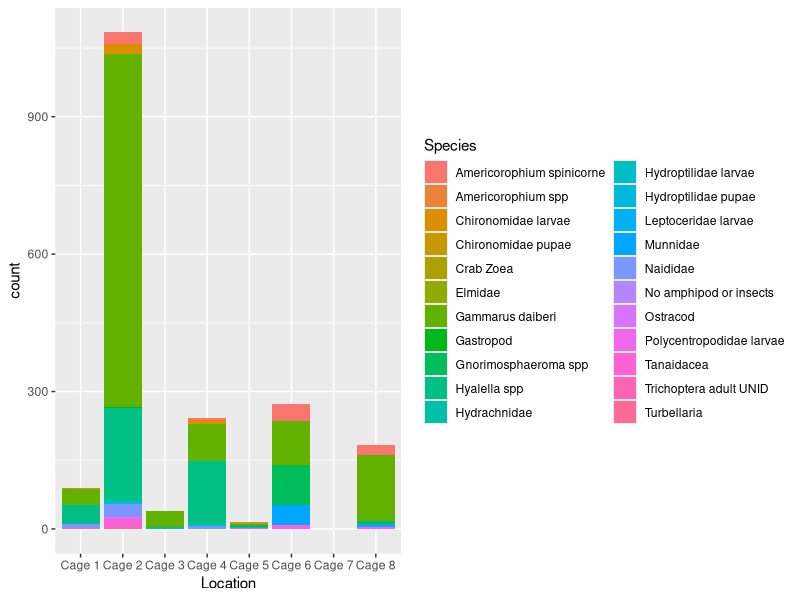
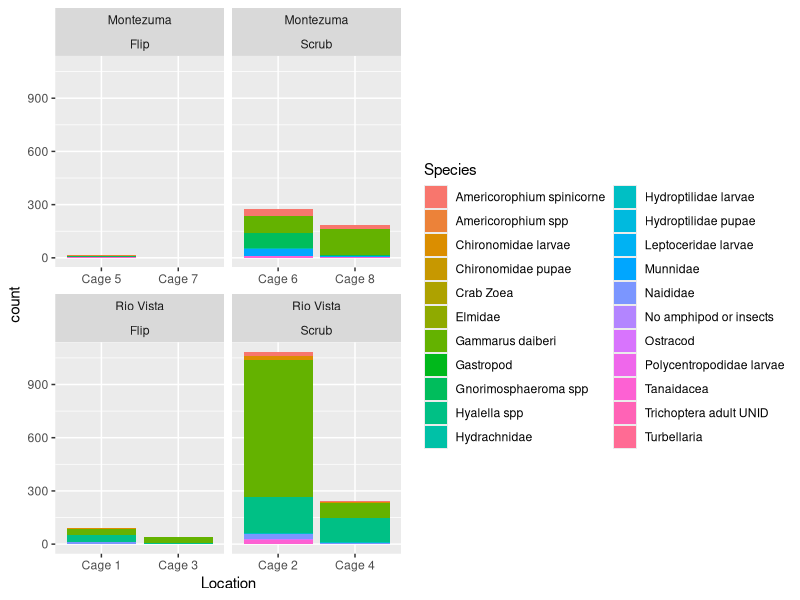
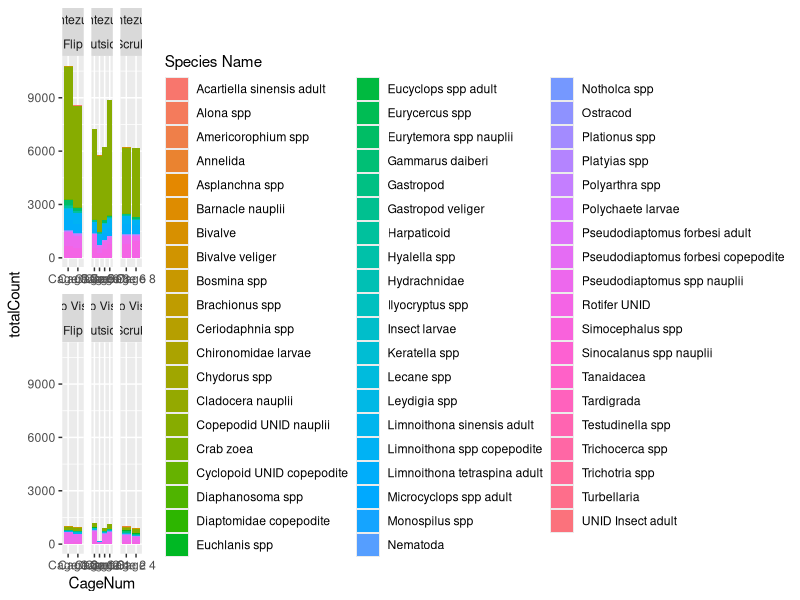
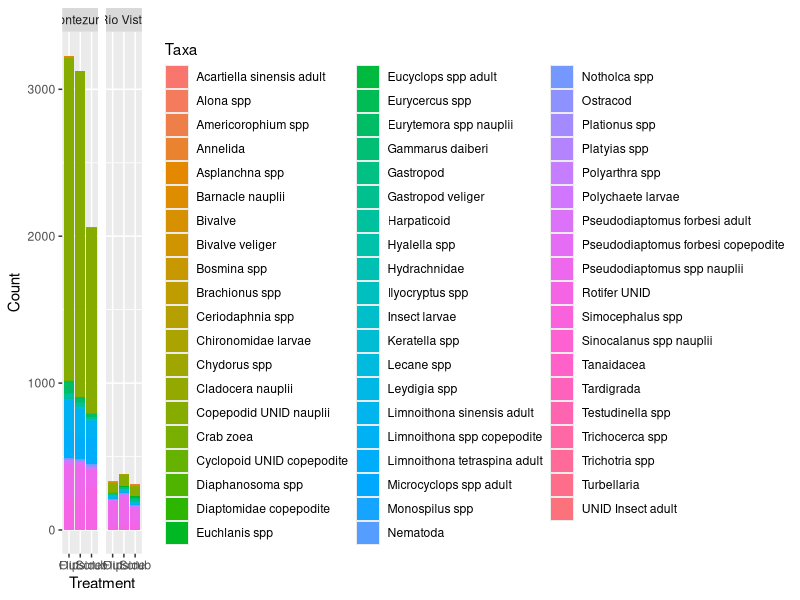
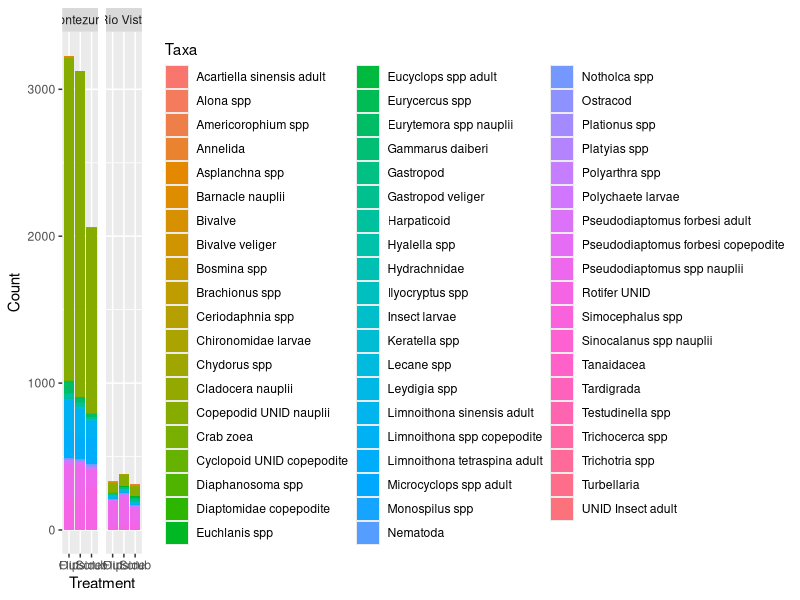

Generate these figures, in order, with R: (Note: this script raises an error after producing the figures.)
#look at thte biofoulidng data because I can't help myself

library(readxl)
library(tidyverse)
library(lubridate)

amphipods = read_excel("data/DWR_CageZoop2023_Complete_TEC_1.22.2024.xlsx",
                       sheet = "Amph Data")
ggplot(amphipods, aes(x = Location, y = count, fill = Species)) + geom_col()

treatments = data.frame(Location = c("Cage 1", "Cage 2", "Cage 3", "Cage 4",
                                     "Cage 5", "Cage 6", "Cage 7", "Cage 8"),
                        Treatment = c("Flip", "Scrub", "Flip", "Scrub",
                                      "Flip", "Scrub", "Flip", "Scrub"))
amphipods = left_join(amphipods, treatments)

ggplot(amphipods, aes(x = Location, y = count, fill = Species)) + geom_col()+
  facet_wrap(Site~Treatment, scales = "free_x")


#amphipod community matrix

amphwide = pivot_wider(amphipods, id_cols = c(Location, Date, Site), names_from = Species, values_from = total_count,
                       values_fn = sum, values_fill =0)

###################################################################


zoops = read_excel("data/DWR_CageZoop2023_Complete_TEC_1.22.2024.xlsx",
                       sheet = "Zoop Data") 

zoops = mutate(zoops, uniqueID = paste(Date, Location))

zoops = mutate(zoops, InOut = case_when(str_detect(Location, "Outside") ~ "Outside",
                                        str_detect(Location, "Inside") ~ "Inside"),
               CageNum = str_sub(Location, 1, 6)) %>%
  left_join(treatments, by = c("CageNum" = "Location")) %>%
  mutate(Treatment = case_when(InOut == "Outside" ~ "Outside",
                               TRUE ~ Treatment),
         Week = week(Date),
         SampleID = paste(CageNum, Date, InOut),
         totalCount = Count*`Sample Volume (mL)`/`# of Subsamples`)

#this is misleading....
ggplot(zoops, aes(x = CageNum, y = totalCount, fill = `Species Name`)) + geom_col()+
  facet_wrap(Site~Treatment, scales = "free_x")

#calculate average CPUE of each taxa
zoopavetaxa = pivot_wider(zoops, id_cols = c(SampleID, CageNum, Treatment, Date, InOut, Site),
                          names_from = `Species Name`, values_from =totalCount, values_fill = 0)

zoopwzeros = pivot_longer(zoopavetaxa, cols = `Copepodid UNID nauplii`:last_col(), 
                          names_to = "Taxa", values_to = "Count")

zoopavetaxa2 = group_by(zoopwzeros, Treatment, InOut, Site, Taxa) %>%
  summarize(Count = mean(Count))
ggplot(zoopavetaxa2, aes(x = Treatment, y = Count, fill = Taxa)) + geom_col()+
  facet_wrap(Site~., scales = "free_x")


ggplot(zoopavetaxa2, aes(x = Treatment, y = Count, fill = Taxa)) + geom_col()+
  facet_wrap(Site~., scales = "free_x")

#rare things as 'other'

zooptax = group_by(zoopwzeros, Taxa) %>%
  summarize(totcount = sum(Count))

raretax = zooptax$Taxa[which(zooptax$totcount <40)]

zoopavetaxa2b = zoopwzeros %>%
  mutate(Tax2 = case_when(Taxa %in% raretax~ "Other",
                           TRUE ~ Taxa) ) %>%
  group_by(SampleID, Treatment, InOut, Site, Tax2) %>%
  summarize(Count = sum(Count))%>%
  group_by(Treatment, InOut, Site, Tax2) %>%
  summarize(Count = mean(Count))

library(RColorBrewer)
mypal = c(brewer.pal(8, "Dark2"), brewer.pal(8, "Set2"), "yellow", "orange", "purple", "grey", "brown",
          "red", "lightgreen", "white")

ggplot(zoopavetaxa2b, aes(x = Treatment, y = Count, fill = Tax2)) + geom_col()+
  facet_wrap(Site~., scales = "free_x")+
  scale_fill_manual(values = mypal)


#take out rotifers and copepod nauplii

zoopavetaxa2bx = filter(zoopwzeros, !str_detect(Taxa, "nauplii"), !str_detect(Taxa, "Rotifer"),
                        !str_detect(Taxa, "Euchlanis"), !str_detect(Taxa, "Keratella"), !str_detect(Taxa, "Lecane"))



zooptaxa = group_by(zoopavetaxa2bx, Taxa) %>%
  summarize(totcount = sum(Count))

raretax = zooptaxa$Taxa[which(zooptaxa$totcount <20)]

zoopavetaxa2b = zoopavetaxa2bx %>%
  mutate(Tax2 = case_when(Taxa %in% raretax~ "Other",
                          TRUE ~ Taxa) ) %>%
  group_by(SampleID, Treatment, InOut, Site, Tax2) %>%
  summarize(Count = sum(Count))%>%
  group_by(Treatment, InOut, Site, Tax2) %>%
  summarize(Count = mean(Count))


ggplot(zoopavetaxa2b, aes(x = Treatment, y = Count, fill = Tax2)) + geom_col()+
  facet_wrap(Site~., scales = "free_x")+
  scale_fill_manual(values = mypal)


ggplot(zoopavetaxa2, aes(x = Treatment, y = Count, fill = Taxa)) + geom_col()+
  facet_wrap(Site~., scales = "free_x")

#just plot average total CPUE
zoopave = group_by(zoops, Treatment, InOut, Site, CageNum, Week) %>%
  summarize(CPUE = sum(Count)) %>%
  group_by(Treatment, InOut, Site, Week) %>%
  summarize(CPUE = mean(CPUE))
  

ggplot(zoopave, aes(x = Treatment, y = CPUE)) + geom_col()+
  facet_wrap(Site~Week, scales = "free_x")

zoopave2 = group_by(zoopave, Treatment, Site) %>%
  summarize(CPUEm = mean(CPUE), secpue = sd(CPUE))



ggplot(zoopave2, aes(x = Treatment, y = CPUEm)) + geom_col()+
  facet_wrap(Site~., scales = "free_x")+
  geom_errorbar(aes(ymin = CPUEm-secpue, ymax = CPUEm+secpue))

###########################################################

diets = read_excel("data/DSM Cage Diets 2019-2023.xlsx", sheet = "2023")

ggplot(diets, aes(x = Tag, y = Count, fill = `Prey Taxa`)) + geom_col()+
  facet_wrap(Treatment~Site, scales = "free_x")

ggplot(diets, aes(x = Tag, y = Count, fill = `Prey Taxa`)) + geom_col(position = "fill")+
  facet_wrap(Treatment~Site, scales = "free_x")

weights = group_by(diets, Treatment, Site, Tag) %>%
  summarize(Weight = mean(`Total Contents Weight`))


ggplot(weights, aes(x = Tag, y = Weight)) + geom_col()+
  facet_wrap(Treatment~Site, scales = "free_x")


ggplot(weights, aes(x = Site, y = Weight)) + geom_boxplot()+
  facet_wrap(~Treatment, scales = "free_x")

hist(weights$Weight)

#transform wieght and change units so it modles better

weights = mutate(weights, Weight_ug = Weight*1000, logweight = log(Weight_ug+1))

hist(weights$Weight_ug)
hist(weights$logweight)

#linear model to look for differnces by weight
dietw = lm(logweight ~ Treatment + Site, data = weights)
plot(dietw)
summary(dietw)
#no significant difference, OK.

#########################################################################
#to integrate the datasets, I first exported a csv of all the unique taxon names and built a crosswalk table
dietbugs = unique(diets$`Prey Taxa`)
write.csv(dietbugs, "data/dietbugs_2023.csv")
amphbugs = unique(amphipods$Species)
write.csv(amphbugs, "data/amphipodtaxa.csv")
zoopbugs = unique(zoops$`Species Name`)
write.csv(zoopbugs, "data/zooptaxa.csv")

crosswalk = read_csv("data/crosswalk.csv")

#now let's integrate diet and zooplankton data

#Once I built the crosswalk, I joined the common names to each dataset
diets2 = left_join(diets, select(crosswalk, Diet, Analy), by = c("Prey Taxa" = "Diet"))

diets2.1 = group_by(diets2, Analy, Site, Treatment, `Cage ID`, Tag) %>%
  summarize(Count = sum(Count, na.rm = T)) %>%
  mutate(CageNum = paste("Cage", `Cage ID`), SampleID = Tag) %>%
  mutate(Type = "Diet")

ggplot(diets2.1, aes(x = CageNum, y = Count, fill = Analy)) + geom_col(position = "fill")+
  facet_wrap(Site~Treatment, scales = "free_x")+
  scale_fill_manual(values = mypal)

  

zoops2 = left_join(zoops,select(crosswalk, Zooplankton, Analy), by = c("Species Name" = "Zooplankton") )

zoops2.1 = group_by(zoops2, Analy, Site, CageNum, Treatment, SampleID) %>%
  summarize(Count = sum(Count, na.rm =T)) %>%
  mutate(Type = "Zooplankton")

amps2 = left_join(amphipods, select(crosswalk, Amphipod, Analy), by = c("Species" = "Amphipod")) %>%
  rename(CageNum = Location) %>%
  mutate(SampleID =CageNum)

amps2.1 = group_by(amps2, Analy, Site, CageNum, Treatment, SampleID) %>%
  summarize(Count = sum(total_count, na.rm = T)) %>%
  mutate(Type = "Amphipods")

#bind all the datasets togther

Allbugs = bind_rows(amps2.1, zoops2.1, diets2.1) %>%
  select(-Tag, -`Cage ID`)

library(RColorBrewer)

#quick graph of the raw data

mypal = c(brewer.pal(8, "Dark2"), brewer.pal(8, "Set2"), "tomato", "darkgreen", "yellow")
ggplot(filter(Allbugs, Treatment != "Outside", !is.na(Analy)), aes(x = Type, y = Count, fill = Analy)) + geom_col(position = "fill") +
  facet_wrap(Site~Treatment)+
  scale_fill_manual(values = mypal)

#maybe I should standardize relative abundance by sample first

Allbugs_wide = pivot_wider(arrange(Allbugs, Analy), id_cols = c(Type, Treatment, Site, CageNum, SampleID), 
                           names_from = Analy, values_from = Count, values_fill =0) 


AllbugsRA = Allbugs_wide[,6:25]/rowSums(Allbugs_wide[,6:25]) 
AllbugsRA1 = bind_cols( Allbugs_wide[,1:5], AllbugsRA)

AllbugsRA2 = pivot_longer(AllbugsRA1, cols = c(Amphipoda:last_col()), names_to = "Species", values_to = "RelativeAbundance") %>%
  filter(Species != "NA")

ggplot(filter(AllbugsRA2, Treatment != "Outside"), aes(x = Type, y = RelativeAbundance, fill = Species)) + geom_col(position = "fill") +
  facet_wrap(Site~Treatment)+
  scale_fill_manual(values = mypal)

#not a huge difference

#take out rotifers and nauplii, since htey aren't really eaten

ggplot(filter(AllbugsRA2, Treatment != "Outside", Species != "Rotifer", Species != "Copepod nauplii"), 
       aes(x = Type, y = RelativeAbundance, fill = Species)) + geom_col(position = "fill") +
  facet_wrap(Site~Treatment)+
  scale_fill_manual(values = mypal)

ggplot(filter(AllbugsRA2, Treatment != "Outside", Species != "Rotifer", Species != "Copepod nauplii"), 
       aes(x = CageNum, y = RelativeAbundance, fill = Species)) + geom_col(position = "fill") +
  facet_wrap(Site~Type, scales = "free_x")+
  scale_fill_manual(values = mypal)

ggplot(filter(AllbugsRA2, Treatment != "Outside", Species != "Rotifer", Species != "Copepod nauplii"), 
       aes(x = SampleID, y = RelativeAbundance, fill = Species)) + geom_col(position = "fill") +
  facet_wrap(Site~Type, scales = "free_x")+
  scale_fill_manual(values = mypal)
##############################################################################
library(vegan)
#permanova comparing the three data type, two  sites, and two treatments
datamat = filter(AllbugsRA2, Treatment != "Outside", Species != "Rotifer", Species != "Copepod nauplii") %>%
  pivot_wider(names_from = Species, values_from = RelativeAbundance) 

datamat = datamat[which(rowSums(datamat[,6:22]) !=0),]

foo = as.matrix(datamat[,6:22])
adonis2(foo ~ Treatment + Site + Type, data = datamat, na.rm = TRUE)




bugsMDS = metaMDS(foo)

bdata.scores <- as_tibble(scores(bugsMDS, display = "sites"))
bdata.sps <- bugsMDS$species
bdata.sps2 =  mutate(as.data.frame(bdata.sps), Species = row.names(bdata.sps))
# Combine metadata with NMDS data scores to plot in ggplot
bmeta <- cbind(datamat[,1:5], bdata.scores)
# Read in years as a character otherwise it shows up as a number and gets displayed as a gradient

ggplot(bmeta,
       aes(x = NMDS1, y = NMDS2, fill = Type)) +
  geom_point(size = 3,
             pch = 21,
             color = "black") +
  stat_ellipse(aes(color = Site)) +
  labs(color = "Site",
       x = NULL,
       y = NULL)

ggplot(bmeta,
       aes(x = NMDS1, y = NMDS2, fill = Type, shape = Site)) +
  geom_point(size = 3,
             pch = 21,
             color = "black") +

  stat_ellipse(aes(linetype = Site, color = Type)) +
  geom_text(data = bdata.sps2, aes(x = MDS1, y = MDS2, label = Species), inherit.aes = FALSE)+
   scale_color_manual(values = c("tomato", "steelblue", "yellow3"))+
  scale_fill_manual(values = c("tomato", "steelblue", "yellow3"))+ 
  theme_bw()+
  labs(color = "Site",
       x = NULL,
       y = NULL)


############################################################





#now just the diets
datamatdiet = filter(AllbugsRA2, 
                     Type == "Diet") %>%
  pivot_wider(names_from = Species, values_from = RelativeAbundance) 

datamatdiet = datamat[which(rowSums(datamatdiet[,6:22]) !=0),]
colSums(datamatdiet[,6:22])


foodiet = as.matrix(datamatdiet[,6:22])
adonis2(foodiet ~ Treatment + Site, data = datamatdiet, na.rm = TRUE)

dietMDS = metaMDS(foodiet)

data.scores <- as_tibble(scores(dietMDS, display = "sites"))
data.sps <- dietMDS$species
 data.sps2 =  mutate(as.data.frame(data.sps), Species = row.names(data.sps))
# Combine metadata with NMDS data scores to plot in ggplot
meta <- cbind(datamatdiet[,1:5], data.scores)
# Read in years as a character otherwise it shows up as a number and gets displayed as a gradient

ggplot(meta,
       aes(x = NMDS1, y = NMDS2, fill = Site)) +
  geom_point(size = 3,
             pch = 21,
             color = "black") +
  stat_ellipse(aes(color = Site)) +
  labs(color = "Site",
       x = NULL,
       y = NULL)

ggplot(meta,
       aes(x = NMDS1, y = NMDS2, fill = Treatment, shape = Site)) +
  geom_point(size = 3,
             pch = 21,
             color = "black") +
  scale_color_manual(values = c("tomato", "steelblue"))+
  scale_fill_manual(values = c("tomato", "steelblue"))+
  stat_ellipse(aes(linetype = Site, color = Treatment)) +
  geom_text(data = data.sps2, aes(x = MDS1, y = MDS2, label = Species), inherit.aes = FALSE)+
  theme_bw()+
  labs(color = "Site",
       x = NULL,
       y = NULL)
